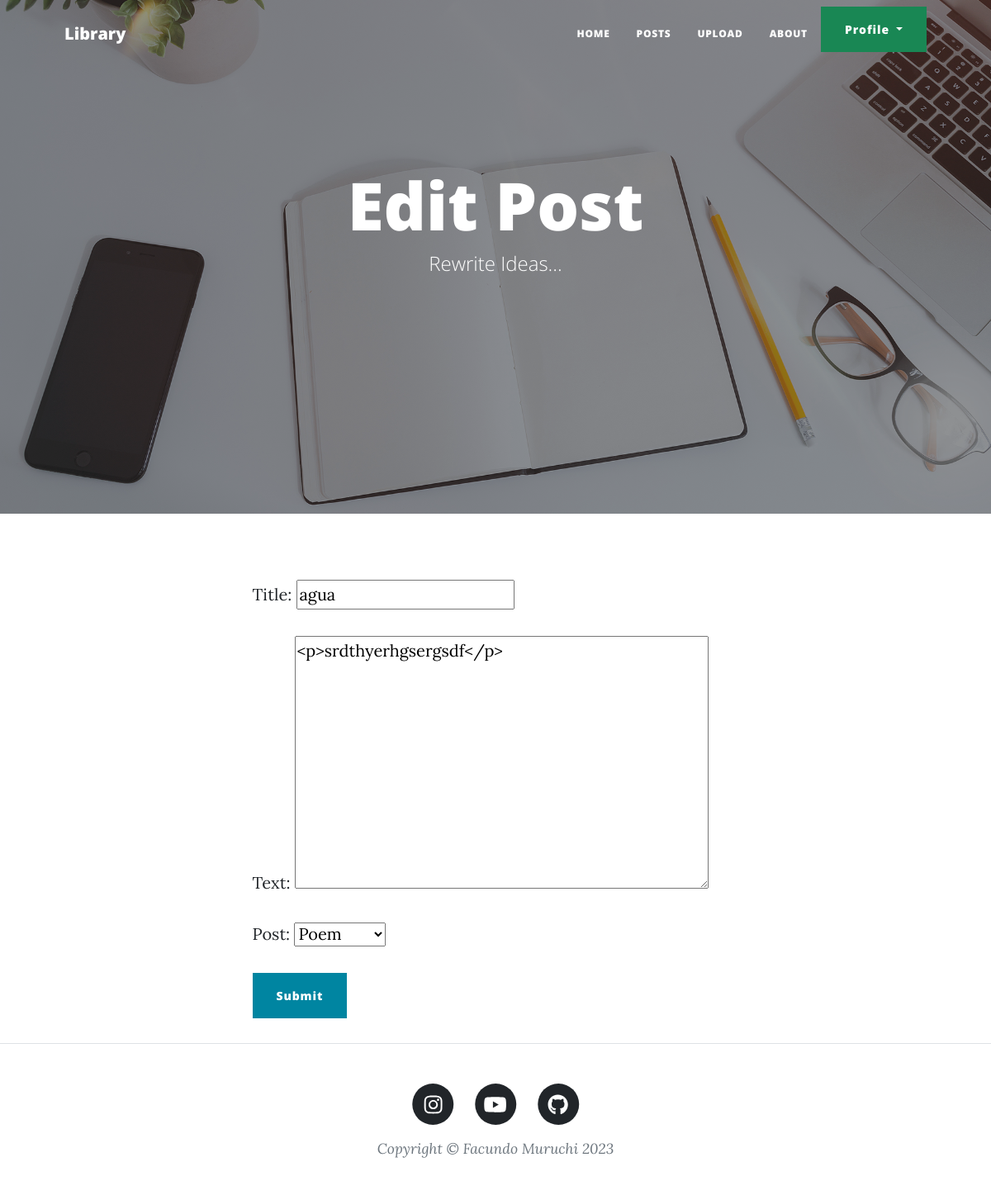
Screenshot of /blog/editar-post/48/ (signed in) with the database file from the repository.
### blog/models.py (models this page shows, shortened)
class Post(models.Model):
    title = models.CharField(max_length=128)
    text = RichTextField(max_length=5000)
    post = models.IntegerField(choices=[
        (1, "Story"),
        (2, "Poem")
    ])
    date = models.DateTimeField(auto_now=True)
    creator = models.ForeignKey(User, on_delete=models.SET_NULL, null=True)

### blog/views.py (the view)
# urls.py: path("editar-post/<int:pk>/", PostUpdateView.as_view(), name="editar_post"),
class PostUpdateView(LoginRequiredMixin, UpdateView):
    model = Post
    template_name = "blog/editar_post.html"
    fields = ['title','text','post']
    success_url = reverse_lazy("posts")

### blog/templates/blog/editar_post.html (shortened to what this page needs)
{% extends "base.html" %}
{% block heading %}
<h1>Edit Post</h1>
<span class="subheading">Rewrite Ideas...</span>
{% endblock heading %}
{% block contenido %}
<form method="post">
    {{form.as_p}}
    <input type="submit" class="btn btn-primary" value"">
</form>
<br>
{% endblock contenido %}

### rows the page displays
Post: title "agua", text "<p>srdthyerhgsergsdf</p>", post "Poem"
